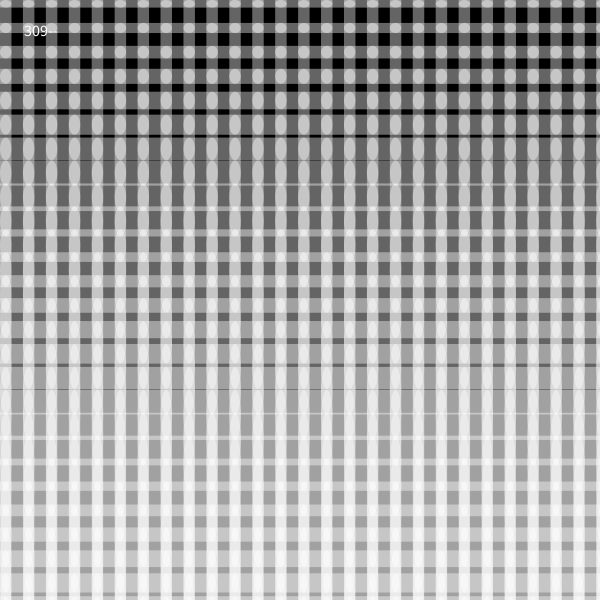
Frame 1 (no input)
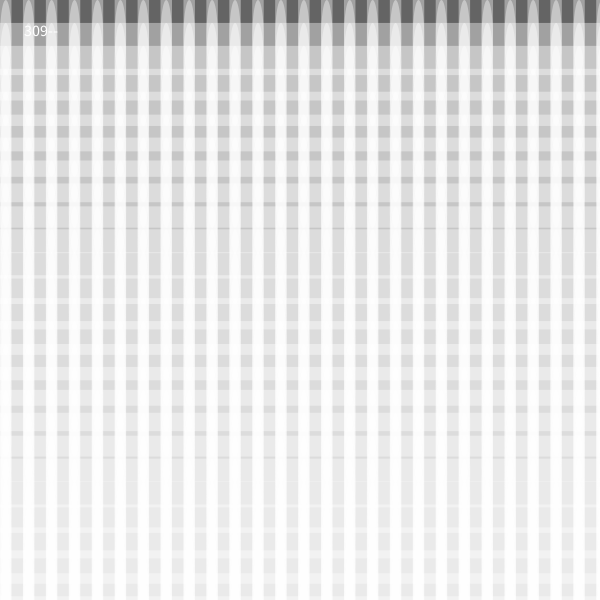
Frame 2 (the mouse pressed at the canvas centre, redrawn once)

The Processing sketch that drew these frames (run headless with seeded random() and noise(); the mouse was pressed at the canvas centre and the sketch redrawn once):

// Processing sketch: sketch_309
// ── sketch_309.pde
float xstep, ystep;
float swidth, sheight;

void setup() {
  size(600, 600);
  background(0);
  smooth();
  xstep = random(10, 30);
  ystep = random(10, 30);
}

void draw() {
  background(0);
  fill(255);
  textSize(16);
  text("309--", 24, 36);

  fill(255, 100);
  noStroke();



  for (float x = 0; x < width; x += xstep) {

    swidth = xstep/2;
    sheight = ystep/2;

    // verticle stripe
    rect(x, 0, swidth, height);

    // horizontal stripe
    float y = x;
    rect(0, y, width, sheight);

    // ellipses in the center
    ellipseMode(CORNER);
    for (float ex = 0; ex < width; ex += xstep) {
      ellipse(ex, y, swidth, sheight);
    }

    // update step
    //xstep += 5;
    ystep += 5;
  }  

  noLoop();
}
